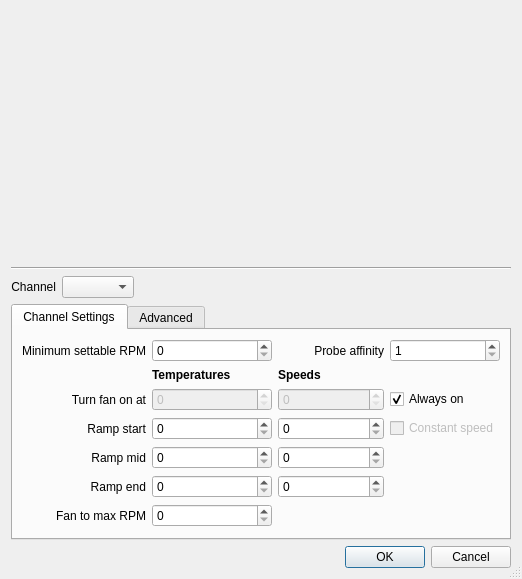
<?xml version="1.0" encoding="UTF-8"?>
<ui version="4.0">
 <class>gui_SoftwareAutoSetup</class>
 <widget class="QDialog" name="gui_SoftwareAutoSetup">
  <property name="geometry">
   <rect>
    <x>0</x>
    <y>0</y>
    <width>518</width>
    <height>564</height>
   </rect>
  </property>
  <property name="windowTitle">
   <string>Software Auto Setup</string>
  </property>
  <property name="sizeGripEnabled">
   <bool>true</bool>
  </property>
  <property name="modal">
   <bool>false</bool>
  </property>
  <layout class="QVBoxLayout" name="verticalLayout">
   <item>
    <widget class="QCustomPlot" name="ctrl_plot" native="true">
     <property name="sizePolicy">
      <sizepolicy hsizetype="Expanding" vsizetype="Expanding">
       <horstretch>0</horstretch>
       <verstretch>0</verstretch>
      </sizepolicy>
     </property>
     <property name="minimumSize">
      <size>
       <width>500</width>
       <height>250</height>
      </size>
     </property>
     <property name="styleSheet">
      <string notr="true"/>
     </property>
    </widget>
   </item>
   <item>
    <widget class="Line" name="line">
     <property name="orientation">
      <enum>Qt::Horizontal</enum>
     </property>
    </widget>
   </item>
   <item>
    <layout class="QHBoxLayout" name="horizontalLayout_5">
     <item>
      <widget class="QLabel" name="label_10">
       <property name="text">
        <string>Channel</string>
       </property>
       <property name="alignment">
        <set>Qt::AlignRight|Qt::AlignTrailing|Qt::AlignVCenter</set>
       </property>
      </widget>
     </item>
     <item>
      <widget class="QComboBox" name="ctrl_channel"/>
     </item>
     <item>
      <widget class="QLineEdit" name="ctrl_channelName">
       <property name="styleSheet">
        <string notr="true">background:transparent</string>
       </property>
       <property name="text">
        <string/>
       </property>
       <property name="frame">
        <bool>false</bool>
       </property>
       <property name="readOnly">
        <bool>true</bool>
       </property>
      </widget>
     </item>
    </layout>
   </item>
   <item>
    <widget class="QTabWidget" name="tabWidget">
     <property name="currentIndex">
      <number>0</number>
     </property>
     <widget class="QWidget" name="tab">
      <attribute name="title">
       <string>Channel Settings</string>
      </attribute>
      <layout class="QVBoxLayout" name="verticalLayout_2">
       <item>
        <layout class="QHBoxLayout" name="horizontalLayout_2">
         <item>
          <layout class="QGridLayout" name="gridLayout_2">
           <item row="1" column="2">
            <widget class="QLabel" name="label_probeAffinity">
             <property name="enabled">
              <bool>true</bool>
             </property>
             <property name="text">
              <string>Probe affinity</string>
             </property>
             <property name="alignment">
              <set>Qt::AlignRight|Qt::AlignTrailing|Qt::AlignVCenter</set>
             </property>
            </widget>
           </item>
           <item row="2" column="2">
            <widget class="QLabel" name="label_11">
             <property name="font">
              <font>
               <weight>75</weight>
               <bold>true</bold>
              </font>
             </property>
             <property name="text">
              <string>Speeds</string>
             </property>
            </widget>
           </item>
           <item row="2" column="1">
            <widget class="QLabel" name="label_12">
             <property name="font">
              <font>
               <weight>75</weight>
               <bold>true</bold>
              </font>
             </property>
             <property name="text">
              <string>Temperatures</string>
             </property>
            </widget>
           </item>
           <item row="5" column="2">
            <widget class="QSpinBox" name="ctrl_rampMidSpeed">
             <property name="maximum">
              <number>65500</number>
             </property>
             <property name="singleStep">
              <number>100</number>
             </property>
            </widget>
           </item>
           <item row="4" column="0">
            <widget class="QLabel" name="label_13">
             <property name="text">
              <string>Ramp start</string>
             </property>
             <property name="alignment">
              <set>Qt::AlignRight|Qt::AlignTrailing|Qt::AlignVCenter</set>
             </property>
            </widget>
           </item>
           <item row="5" column="0">
            <widget class="QLabel" name="label_14">
             <property name="text">
              <string>Ramp mid</string>
             </property>
             <property name="alignment">
              <set>Qt::AlignRight|Qt::AlignTrailing|Qt::AlignVCenter</set>
             </property>
            </widget>
           </item>
           <item row="6" column="2">
            <widget class="QSpinBox" name="ctrl_rampEndSpeed">
             <property name="maximum">
              <number>65500</number>
             </property>
             <property name="singleStep">
              <number>100</number>
             </property>
            </widget>
           </item>
           <item row="3" column="1">
            <widget class="QSpinBox" name="ctrl_fanOnTemp">
             <property name="enabled">
              <bool>false</bool>
             </property>
             <property name="maximum">
              <number>255</number>
             </property>
             <property name="singleStep">
              <number>1</number>
             </property>
            </widget>
           </item>
           <item row="4" column="1">
            <widget class="QSpinBox" name="ctrl_rampStartTemp">
             <property name="maximum">
              <number>255</number>
             </property>
             <property name="singleStep">
              <number>1</number>
             </property>
            </widget>
           </item>
           <item row="7" column="1">
            <widget class="QSpinBox" name="fan_fanToMaxTemp">
             <property name="minimumSize">
              <size>
               <width>120</width>
               <height>0</height>
              </size>
             </property>
             <property name="maximum">
              <number>255</number>
             </property>
             <property name="singleStep">
              <number>1</number>
             </property>
            </widget>
           </item>
           <item row="6" column="0">
            <widget class="QLabel" name="label_15">
             <property name="text">
              <string>Ramp end</string>
             </property>
             <property name="alignment">
              <set>Qt::AlignRight|Qt::AlignTrailing|Qt::AlignVCenter</set>
             </property>
            </widget>
           </item>
           <item row="7" column="0">
            <widget class="QLabel" name="label_16">
             <property name="text">
              <string>Fan to max RPM</string>
             </property>
             <property name="alignment">
              <set>Qt::AlignRight|Qt::AlignTrailing|Qt::AlignVCenter</set>
             </property>
            </widget>
           </item>
           <item row="4" column="2">
            <widget class="QSpinBox" name="ctrl_rampStartSpeed">
             <property name="maximum">
              <number>65500</number>
             </property>
             <property name="singleStep">
              <number>100</number>
             </property>
            </widget>
           </item>
           <item row="1" column="0">
            <widget class="QLabel" name="label_17">
             <property name="text">
              <string>Minimum settable RPM</string>
             </property>
             <property name="alignment">
              <set>Qt::AlignRight|Qt::AlignTrailing|Qt::AlignVCenter</set>
             </property>
            </widget>
           </item>
           <item row="6" column="1">
            <widget class="QSpinBox" name="ctrl_rampEndTemp">
             <property name="maximum">
              <number>255</number>
             </property>
             <property name="singleStep">
              <number>1</number>
             </property>
            </widget>
           </item>
           <item row="3" column="0">
            <widget class="QLabel" name="label_18">
             <property name="text">
              <string>Turn fan on at</string>
             </property>
             <property name="alignment">
              <set>Qt::AlignRight|Qt::AlignTrailing|Qt::AlignVCenter</set>
             </property>
            </widget>
           </item>
           <item row="5" column="1">
            <widget class="QSpinBox" name="ctrl_rampMidTemp">
             <property name="maximum">
              <number>255</number>
             </property>
             <property name="singleStep">
              <number>1</number>
             </property>
            </widget>
           </item>
           <item row="1" column="1">
            <widget class="QSpinBox" name="ctrl_minRpm">
             <property name="maximum">
              <number>65500</number>
             </property>
             <property name="singleStep">
              <number>100</number>
             </property>
            </widget>
           </item>
           <item row="4" column="3">
            <widget class="QCheckBox" name="ctrl_isFanConstantSpeed">
             <property name="enabled">
              <bool>false</bool>
             </property>
             <property name="text">
              <string>Constant speed</string>
             </property>
            </widget>
           </item>
           <item row="1" column="3">
            <widget class="QSpinBox" name="ctrl_probeAffinity">
             <property name="enabled">
              <bool>true</bool>
             </property>
             <property name="minimum">
              <number>1</number>
             </property>
             <property name="maximum">
              <number>5</number>
             </property>
            </widget>
           </item>
           <item row="3" column="3">
            <widget class="QCheckBox" name="ctrl_isFanAlwaysOn">
             <property name="text">
              <string>Always on</string>
             </property>
             <property name="checked">
              <bool>true</bool>
             </property>
            </widget>
           </item>
           <item row="3" column="2">
            <widget class="QSpinBox" name="ctrl_fanOnSpeed">
             <property name="enabled">
              <bool>false</bool>
             </property>
             <property name="maximum">
              <number>65500</number>
             </property>
             <property name="singleStep">
              <number>100</number>
             </property>
            </widget>
           </item>
          </layout>
         </item>
        </layout>
       </item>
       <item>
        <spacer name="verticalSpacer">
         <property name="orientation">
          <enum>Qt::Vertical</enum>
         </property>
         <property name="sizeHint" stdset="0">
          <size>
           <width>20</width>
           <height>14</height>
          </size>
         </property>
        </spacer>
       </item>
      </layout>
     </widget>
     <widget class="QWidget" name="tab_2">
      <attribute name="title">
       <string>Advanced</string>
      </attribute>
      <layout class="QVBoxLayout" name="verticalLayout_3">
       <item>
        <layout class="QHBoxLayout" name="horizontalLayout">
         <item>
          <widget class="QLabel" name="label_19">
           <property name="text">
            <string>Hysterisis Up</string>
           </property>
          </widget>
         </item>
         <item>
          <widget class="QSpinBox" name="ctrl_hysteresisUp">
           <property name="maximum">
            <number>10</number>
           </property>
          </widget>
         </item>
        </layout>
       </item>
       <item>
        <layout class="QHBoxLayout" name="horizontalLayout_3">
         <item>
          <widget class="QLabel" name="label_20">
           <property name="text">
            <string>Hysterisis Down</string>
           </property>
          </widget>
         </item>
         <item>
          <widget class="QSpinBox" name="ctrl_hysteresisDown">
           <property name="maximum">
            <number>10</number>
           </property>
          </widget>
         </item>
        </layout>
       </item>
       <item>
        <layout class="QHBoxLayout" name="horizontalLayout_4">
         <item>
          <widget class="QLabel" name="label_21">
           <property name="text">
            <string>Hysterisis Fan Off</string>
           </property>
          </widget>
         </item>
         <item>
          <widget class="QSpinBox" name="ctrl_hysteresisFanOff">
           <property name="maximum">
            <number>10</number>
           </property>
          </widget>
         </item>
        </layout>
       </item>
       <item>
        <widget class="QTextBrowser" name="ctrl_explanation"/>
       </item>
       <item>
        <spacer name="verticalSpacer_2">
         <property name="orientation">
          <enum>Qt::Vertical</enum>
         </property>
         <property name="sizeHint" stdset="0">
          <size>
           <width>20</width>
           <height>27</height>
          </size>
         </property>
        </spacer>
       </item>
      </layout>
     </widget>
    </widget>
   </item>
   <item>
    <widget class="QDialogButtonBox" name="buttonBox">
     <property name="orientation">
      <enum>Qt::Horizontal</enum>
     </property>
     <property name="standardButtons">
      <set>QDialogButtonBox::Cancel|QDialogButtonBox::Ok</set>
     </property>
    </widget>
   </item>
  </layout>
 </widget>
 <customwidgets>
  <customwidget>
   <class>QCustomPlot</class>
   <extends>QWidget</extends>
   <header>src/qcustomplot/qcustomplot.h</header>
   <container>1</container>
  </customwidget>
 </customwidgets>
 <tabstops>
  <tabstop>buttonBox</tabstop>
  <tabstop>ctrl_channel</tabstop>
  <tabstop>ctrl_channelName</tabstop>
  <tabstop>ctrl_minRpm</tabstop>
  <tabstop>ctrl_probeAffinity</tabstop>
  <tabstop>ctrl_fanOnTemp</tabstop>
  <tabstop>ctrl_rampStartTemp</tabstop>
  <tabstop>ctrl_rampMidTemp</tabstop>
  <tabstop>ctrl_rampEndTemp</tabstop>
  <tabstop>fan_fanToMaxTemp</tabstop>
  <tabstop>ctrl_fanOnSpeed</tabstop>
  <tabstop>ctrl_rampStartSpeed</tabstop>
  <tabstop>ctrl_rampMidSpeed</tabstop>
  <tabstop>ctrl_rampEndSpeed</tabstop>
  <tabstop>ctrl_isFanAlwaysOn</tabstop>
  <tabstop>ctrl_isFanConstantSpeed</tabstop>
  <tabstop>tabWidget</tabstop>
  <tabstop>ctrl_hysteresisUp</tabstop>
  <tabstop>ctrl_hysteresisDown</tabstop>
  <tabstop>ctrl_hysteresisFanOff</tabstop>
  <tabstop>ctrl_explanation</tabstop>
 </tabstops>
 <resources/>
 <connections>
  <connection>
   <sender>buttonBox</sender>
   <signal>accepted()</signal>
   <receiver>gui_SoftwareAutoSetup</receiver>
   <slot>accept()</slot>
   <hints>
    <hint type="sourcelabel">
     <x>248</x>
     <y>254</y>
    </hint>
    <hint type="destinationlabel">
     <x>157</x>
     <y>274</y>
    </hint>
   </hints>
  </connection>
  <connection>
   <sender>buttonBox</sender>
   <signal>rejected()</signal>
   <receiver>gui_SoftwareAutoSetup</receiver>
   <slot>reject()</slot>
   <hints>
    <hint type="sourcelabel">
     <x>316</x>
     <y>260</y>
    </hint>
    <hint type="destinationlabel">
     <x>286</x>
     <y>274</y>
    </hint>
   </hints>
  </connection>
 </connections>
</ui>
